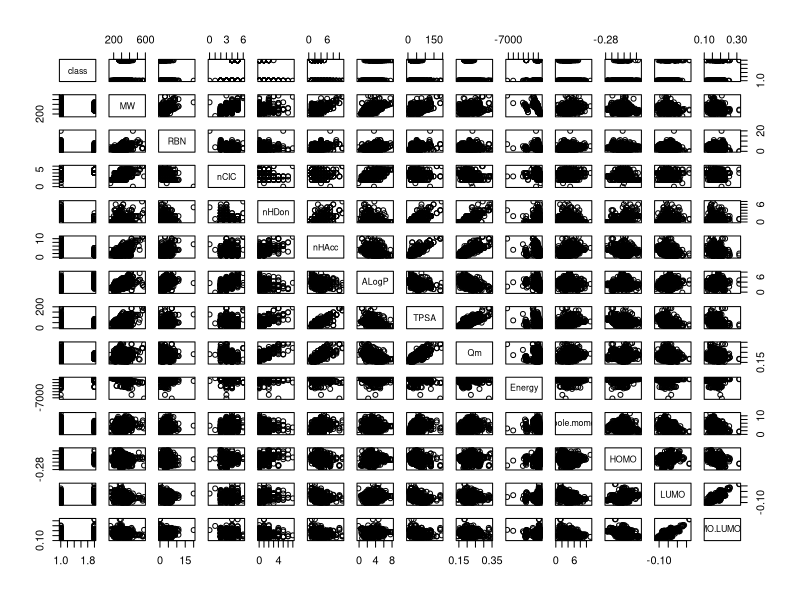
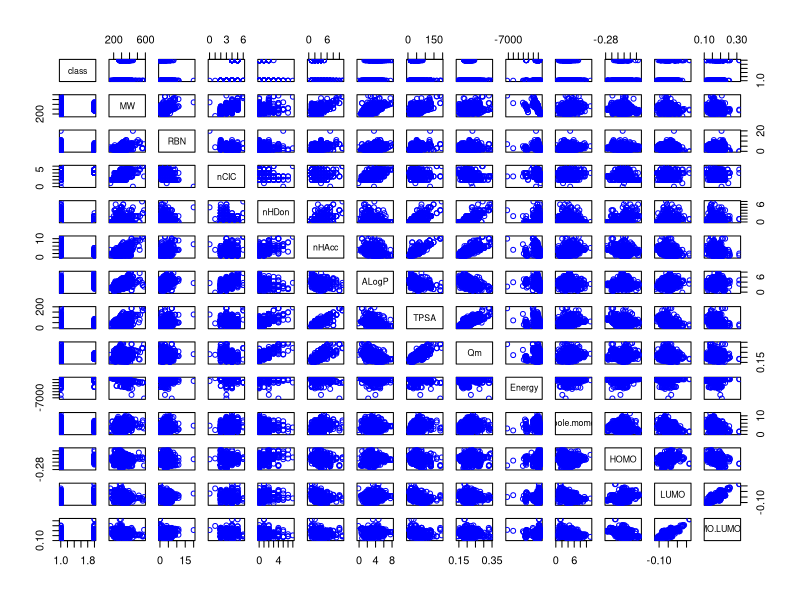
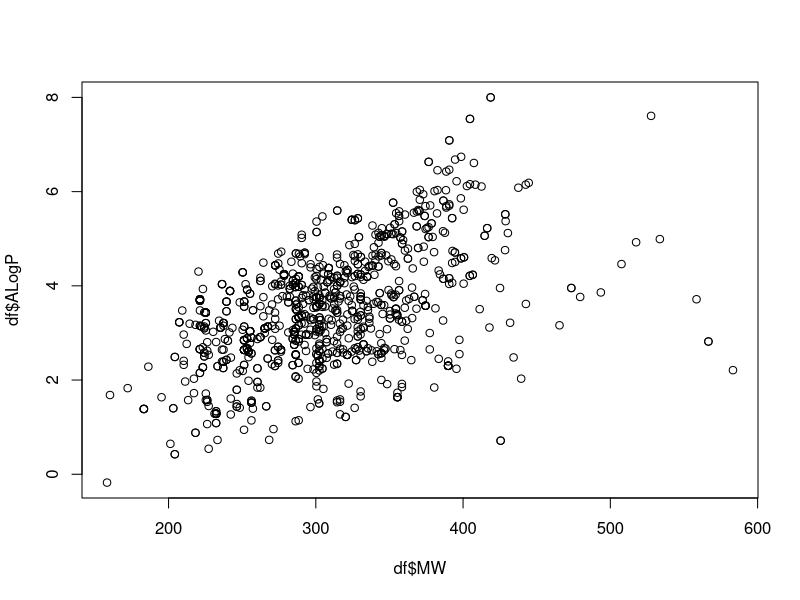
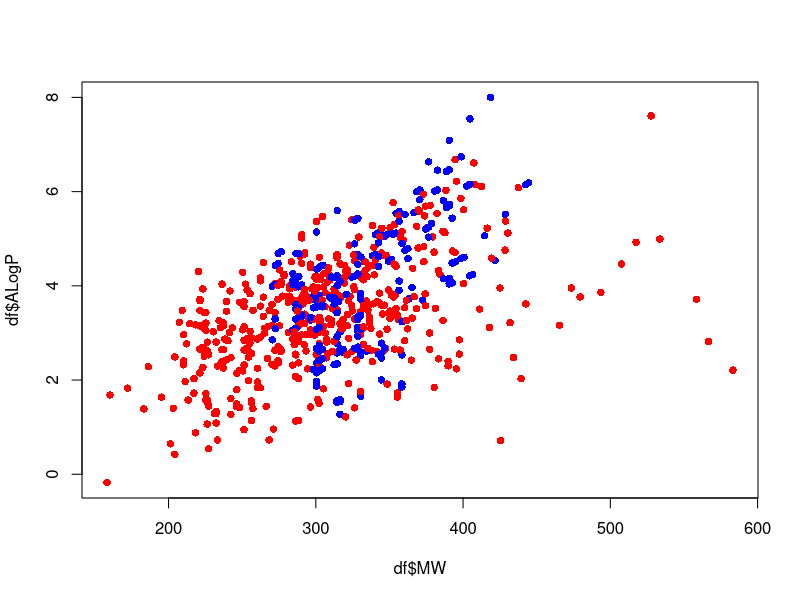
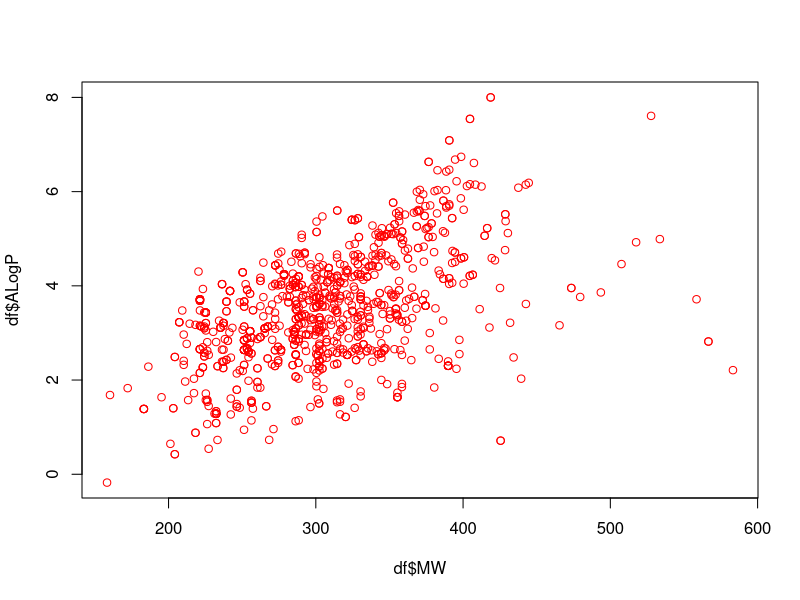
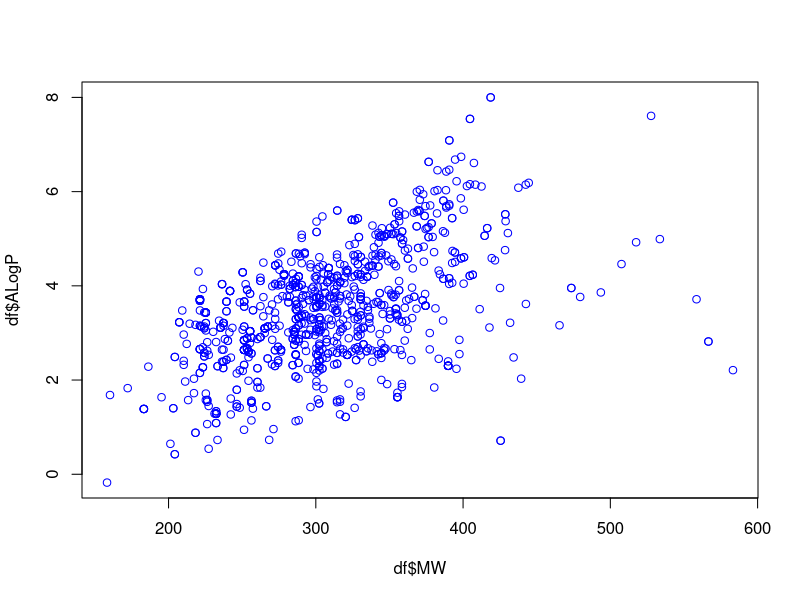
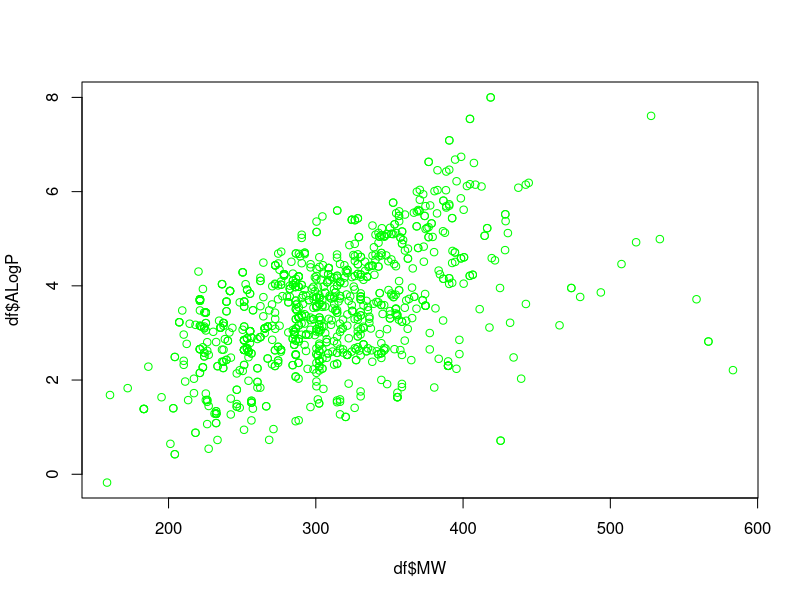
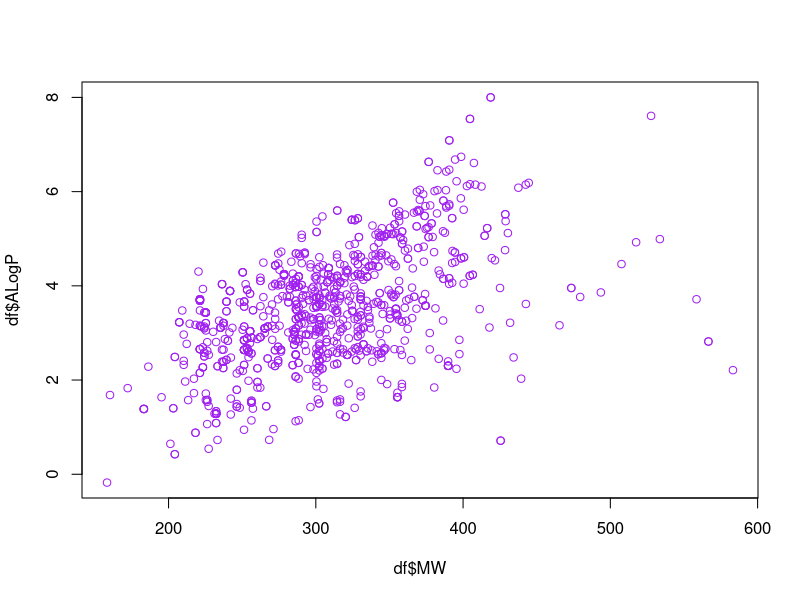

The R source for these figures, in order:
############################################
# Data Professor                           #
# http://youtube.com/dataprofessor         #
# http://github.com/dataprofessor          #
# http://facebook.com/dataprofessor        #
# https://www.instagram.com/data.professor #
############################################

######## READ DATA
# https://link.springer.com/article/10.1007%2Fs11030-013-9462-x
# 11030_2013_9462_MOESM2_ESM.xls (423 kb)
# Supplementary material 2 (xls 423 KB)
aromatase <- read.csv("aromatase.csv")

######## MISSING DATA
sum(is.na(aromatase))
missingdata <- aromatase[!complete.cases(aromatase), ] # Identify which row contains missing data

aromatase <- na.omit(aromatase) # Remove any missing data >> Complete case
sum(is.na(aromatase)) # Check again for missing data

class <- aromatase[,2] # Class label
aromatase2 <- aromatase[,6:18]   # Descriptors
aromatase3 <- cbind(class, aromatase2) # Combine Class label + Descriptors into same dataframe

df <- aromatase3 # Once we are satisfied with the dataset, let's call it "df" for conciseness


######## plot()

# See at a glance all possible scatter plots
plot(df)
plot(df , col = "blue")

# Select a pair of interest to visualize scatter plot

     # Figure 1, https://journals.plos.org/plosone/article?id=10.1371/journal.pone.0066566


plot(df$MW, df$ALogP)


# We're going to make Steroids blue and Non-Steroids red
library(colorspace) 
df$color <- factor(df$class,
                     levels=c("Steroid", "Non-Steroid"),
                     labels=c("blue", "red"))
plot(df$MW, df$ALogP, pch = 16, col=as.character(df$color) )




# col argument for defining the color
# R has 657 colors, colors() function lists these colors
plot(df$MW, df$ALogP, col = "red")
plot(df$MW, df$ALogP, col = "blue")
plot(df$MW, df$ALogP, col = "green")
plot(df$MW, df$ALogP, col = "purple")

plot(df$MW, df$ALogP, col = "orangered3")

plot(df$MW, df$ALogP, col = "#FF0000") # Hex color code for red

# Color in RGB color code
rgb(1,0,0) # red color
rgb(255,0,0, max=255) # red color

plot(df$MW, df$ALogP, col = rgb(255,0,0, max=255) )



# symbols

plot(df$MW, df$ALogP, pch = 1) # pch = 1, open circles (the default value)
                                            # There are a total of 25 symbols to choose from
plot(df$MW, df$ALogP, pch = 2) # pch = 2, open triangle symbols
plot(df$MW, df$ALogP, pch = 3) # pch = 3, plus symbols
plot(df$MW, df$ALogP, pch = 4) # pch = 4, x symbols
plot(df$MW, df$ALogP, pch = 5) # pch = 5, diamond diamongs
plot(df$MW, df$ALogP, pch = 16) # pch = 16, filled circle symbols


plot(df$MW, df$ALogP, pch = 16, col = "orangered3")                                                
col2rgb("orangered3") # This gives us rgb(205,55,0, max=255)
plot(df$MW, df$ALogP, pch = 16, col = rgb(205,55,0, max=255))


# Add transparency to color 

library(scales)

plot(df$MW, df$ALogP, pch = 16, 
     col = alpha("orangered3", 0.3))

plot(df$MW, df$ALogP, pch = 16, 
     col = rgb(205,55,0, 75, max=255))

plot(df$MW, df$ALogP, pch = 16, col=alpha(as.character(df$color),0.3 ) )


##################################
# Multi-plot

# Scatter plot of first pair
plot(df$MW, df$ALogP, pch = 16, 
     col = alpha("red", 0.3),
     xlab = "MW",    # X-axis label
     ylab = "ALogP", # Y-axis label
     font.lab = 2    # X and Y labels are now bold
     )
abline(lm(df$ALogP ~ df$MW)) # Trend line


# Scatter plot of second pair
plot(df$MW, df$Qm, pch = 16, 
     col = alpha("blue", 0.3),
     xlab = "MW",    # X-axis label
     ylab = "Qm", # Y-axis label
     font.lab = 2    # X and Y labels are now bold
)
abline(lm(df$Qm ~ df$MW)) # Trend line


# Scatter plot of third pair
plot(df$HOMO, df$LUMO, pch = 16, 
     col = alpha("green", 0.3),
     xlab = "HOMO",    # X-axis label
     ylab = "LUMO", # Y-axis label
     font.lab = 2    # X and Y labels are now bold
)
abline(lm(df$LUMO ~ df$HOMO)) # Trend line


# Scatter plot of fourth pair
plot(df$MW, df$HOMO, pch = 16, 
     col = alpha("purple", 0.3),
     xlab = "MW",    # X-axis label
     ylab = "HOMO", # Y-axis label
     font.lab = 2    # X and Y labels are now bold
)
abline(lm(df$HOMO ~ df$MW)) # Trend line


######## Creating multi-plot figures

  # 2 rows by 2 columns

      par(mfrow=c(2,2))
      # Plot 1
      # Plot 2
      # Plot 3
      # Plot 4
      
      par(mfrow=c(2,2),  mai = c(0.7, 0.7, 0.3, 0.3))
        plot(df$MW, df$ALogP) # Plot 1
        plot(df$MW, df$Qm) # Plot 2
        plot(df$HOMO, df$LUMO) # Plot 3
        plot(df$MW, df$HOMO) # Plot 4
      
        
  # 3 rows by 1 column
        
      par(mfrow=c(3,1))
      # Plot 1
      # Plot 2
      # Plot 4
      
      par(mfrow=c(3,1),  mai = c(0.3, 0.7, 0.1, 0.3))
        plot(df$MW, df$ALogP) # Plot 1
        plot(df$MW, df$Qm) # Plot 2
        plot(df$MW, df$HOMO) # Plot 4
      
        
  # 1 row by 3 column
        
      par(mfrow=c(1,3))
      # Plot 1
      # Plot 2
      # Plot 3
      # Plot 4

      par(mfrow=c(1,3),  mai = c(0.3, 0.3, 0.3, 0.3))
        plot(df$MW, df$ALogP) # Plot 1
        plot(df$MW, df$Qm) # Plot 2
        plot(df$MW, df$HOMO) # Plot 4
      
      par(mfrow=c(1,3),  mai = c(0.3, 0.3, 0.3, 0))
        plot(df$ALogP, df$MW) # Plot 1
        plot(df$Qm, df$MW) # Plot 2
        plot(df$HOMO, df$MW) # Plot 4
        

######## Saving plot to file

# Single plot   
      
  pdf("plot.pdf")
  #...Insert plot function here...
  dev.off()

# Multi-plot

  pdf("plot2.pdf")
    par(mfrow=c(2,2))
    # Plot 1
    # Plot 2
    # Plot 3
    # Plot 4
  dev.off()

  
  pdf("plot2.pdf")
  par(mfrow=c(2,2),  mai = c(0.7, 0.7, 0.3, 0.3))
    # Plot 1
    # Plot 2
    # Plot 3
    # Plot 4
  dev.off()
